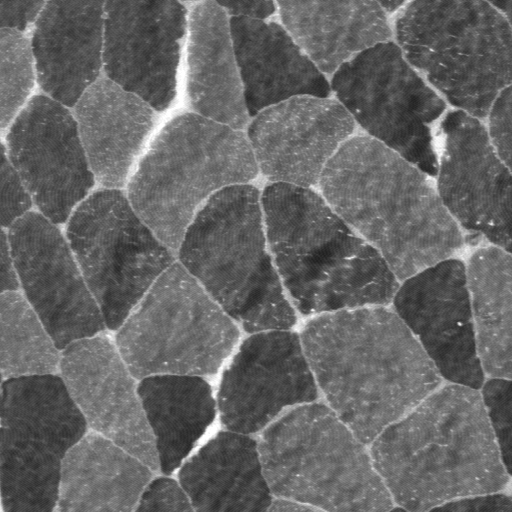
%> input picture tp3matlab/TP03/MUSCLE.BMP, 512 x 512 px
$ octave tema1.m   (GNU Octave 9; MATLAB toolbox functions it lacks are replaced by stand-ins)
%> lines starting %> are read from the running program, lines starting %| are printed output that depends on the picture; in (x1, y1, x2, y2) boxes, pixels count from 0 and x2, y2 are one past the last pixel; in counts of white or black regions, pixels touching at a corner belong together; the program's own positions count from 1
%se efectúa el gradiente morfológico, el cual consiste en la dilatación y
%posterior resta del resultado, usando la erosión

imagenOriginal = imread('TP03/MUSCLE.BMP');
%> imagenOriginal is the input picture: size 512x512 uint8; min 33, max 255, mean 101.8
imshow(imagenOriginal);

SE = strel('disk', 3);

imagenDilatada = imdilate(imagenOriginal,SE);
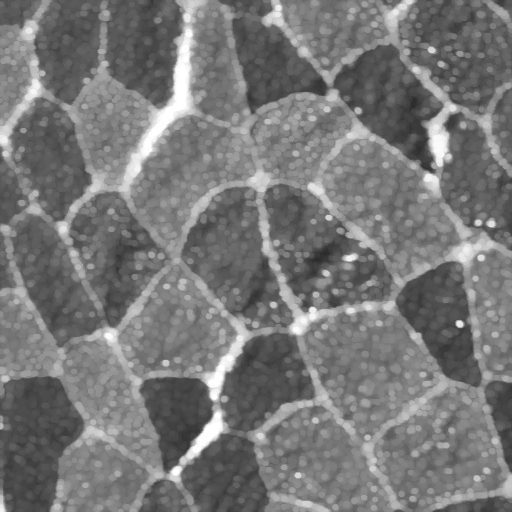
%> imagenDilatada: size 512x512 uint8; min 43, max 255, mean 119.9

%figure; imshow(imagenDilatada);

imagenErosionada = imerode(imagenOriginal,SE);
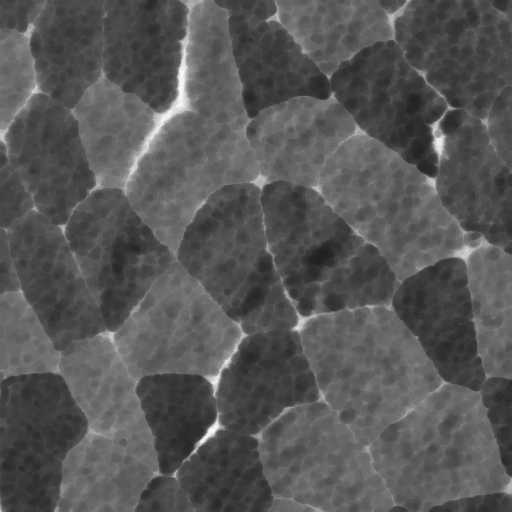
%> imagenErosionada: size 512x512 uint8; min 33, max 255, mean 87

%figure; imshow(imagenErosionada);


imagenGradiente = imagenDilatada - imagenErosionada;
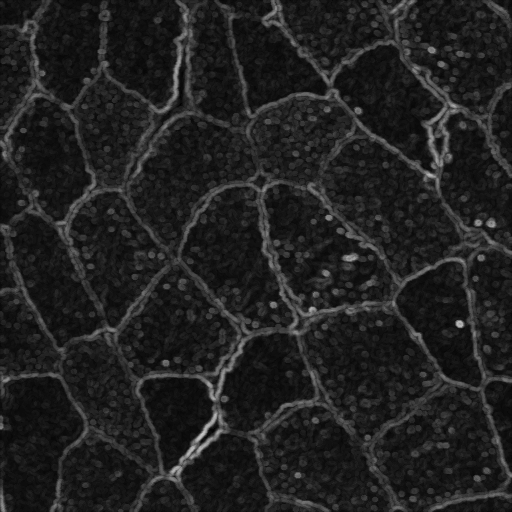
%> imagenGradiente: size 512x512 uint8; min 0, max 198, mean 32.9

figure; imshow (imagenGradiente);

%binarizacion de la imagen
nivel = graythresh(imagenGradiente);
%> nivel = 0.188
BW = im2bw(imagenGradiente,nivel);
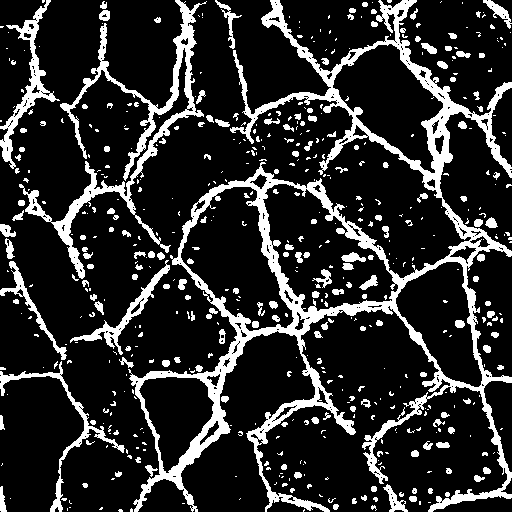
%> BW: size 512x512 logical; 17.3% white; 543 white regions (368 under 20 px), largest, box (x1, y1, x2, y2) and area: (128, 0, 512, 512) 24872, (19, 0, 207, 279) 5760, (0, 0, 60, 169) 1761

%se obtienen elementos que no tocan el borde
BW2= imclearborder(BW);
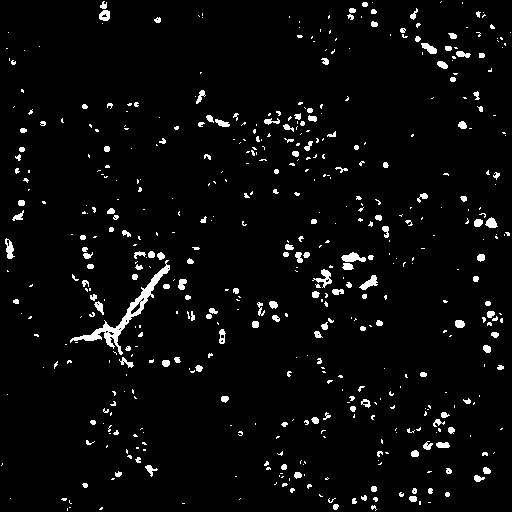
%> BW2: size 512x512 logical; 3.8% white; 521 white regions (357 under 20 px), largest, box (x1, y1, x2, y2) and area: (70, 260, 170, 355) 1097, (341, 252, 366, 262) 154, (312, 269, 332, 288) 144

resultadoFinal = bitxor(BW, BW2);
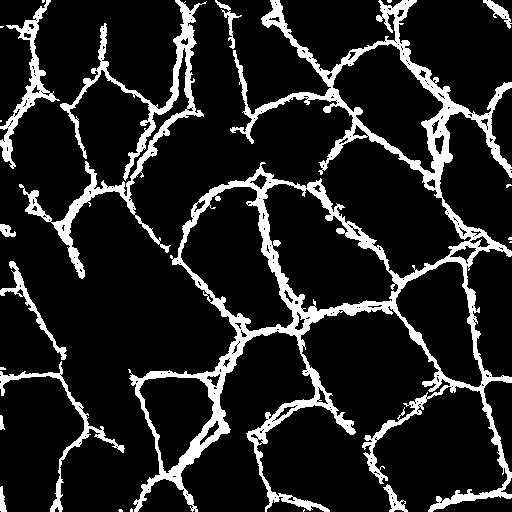
%> resultadoFinal: size 512x512 logical; 13.6% white; 22 white regions (11 under 20 px), largest, box (x1, y1, x2, y2) and area: (128, 0, 512, 512) 24872, (19, 0, 207, 279) 5760, (0, 0, 60, 169) 1761

figure; imshow(resultadoFinal);

$ run again, with tp3matlab/TP03/Ajedrez.bmp copied over tp3matlab/TP03/MUSCLE.BMP
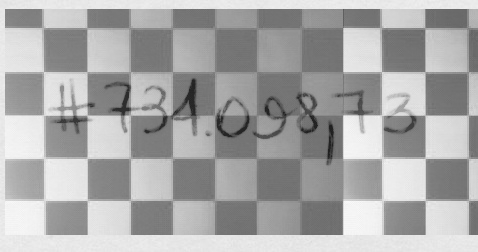
%> input picture tp3matlab/TP03/Ajedrez.bmp, 478 x 252 px
%> imagenOriginal is the input picture: size 252x478x3 uint8; min 30, max 249, mean 168.4
%> `imagenGradiente = imagenDilatada - imagenErosionada;`:
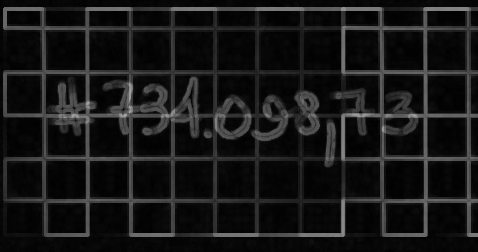
%> imagenGradiente: size 252x478x3 uint8; min 1, max 167, mean 22.7
%> nivel = 0.169
%> BW: size 252x478 logical; 19.9% white; 31 white regions (23 under 20 px), largest, box (x1, y1, x2, y2) and area: (3, 7, 478, 237) 21832, (252, 95, 294, 158) 800, (295, 90, 320, 136) 681
%> BW2: size 252x478 logical; 1.8% white; 30 white regions (23 under 20 px), largest, box (x1, y1, x2, y2) and area: (252, 95, 294, 158) 800, (295, 90, 320, 136) 681, (325, 121, 336, 167) 371
%> `resultadoFinal = bitxor(BW, BW2);`:
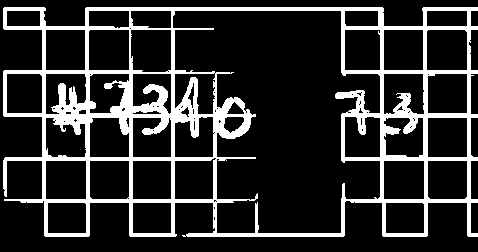
%> resultadoFinal: size 252x478 logical; 18.1% white; 1 white region, box (x1, y1, x2, y2) and area: (3, 7, 478, 237) 21832

$ run again, with tp3matlab/TP03/bureau.bmp copied over tp3matlab/TP03/MUSCLE.BMP
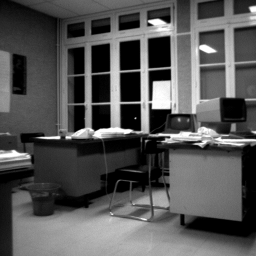
%> input picture tp3matlab/TP03/bureau.bmp, 256 x 256 px
%> imagenOriginal is the input picture: size 256x256 uint8; min 0, max 255, mean 85.1
%> `imagenGradiente = imagenDilatada - imagenErosionada;`:
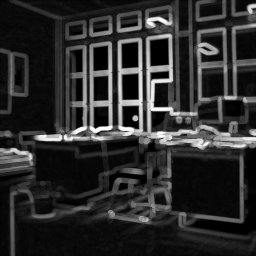
%> imagenGradiente: size 256x256 uint8; min 0, max 255, mean 44.8
%> nivel = 0.322
%> BW: size 256x256 logical; 18.2% white; 50 white regions (22 under 20 px), largest, box (x1, y1, x2, y2) and area: (34, 33, 256, 150) 6661, (196, 23, 256, 123) 1551, (0, 148, 33, 171) 474
%> BW2: size 256x256 logical; 4.2% white; 40 white regions (20 under 20 px), largest, box (x1, y1, x2, y2) and area: (131, 181, 172, 217) 413, (194, 156, 243, 223) 343, (145, 6, 174, 29) 293
%> `resultadoFinal = bitxor(BW, BW2);`:
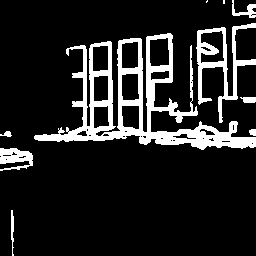
%> resultadoFinal: size 256x256 logical; 13.9% white; 10 white regions (2 under 20 px), largest, box (x1, y1, x2, y2) and area: (34, 33, 256, 150) 6661, (196, 23, 256, 123) 1551, (0, 148, 33, 171) 474
